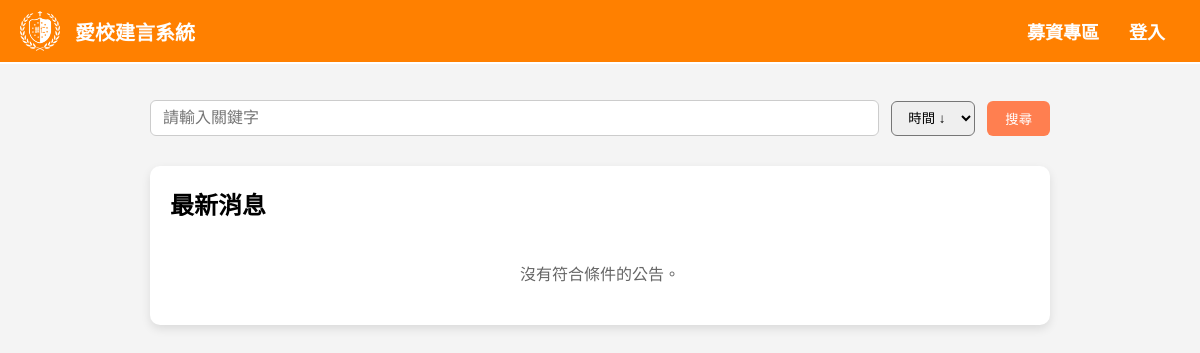
Before: / with the older database file.
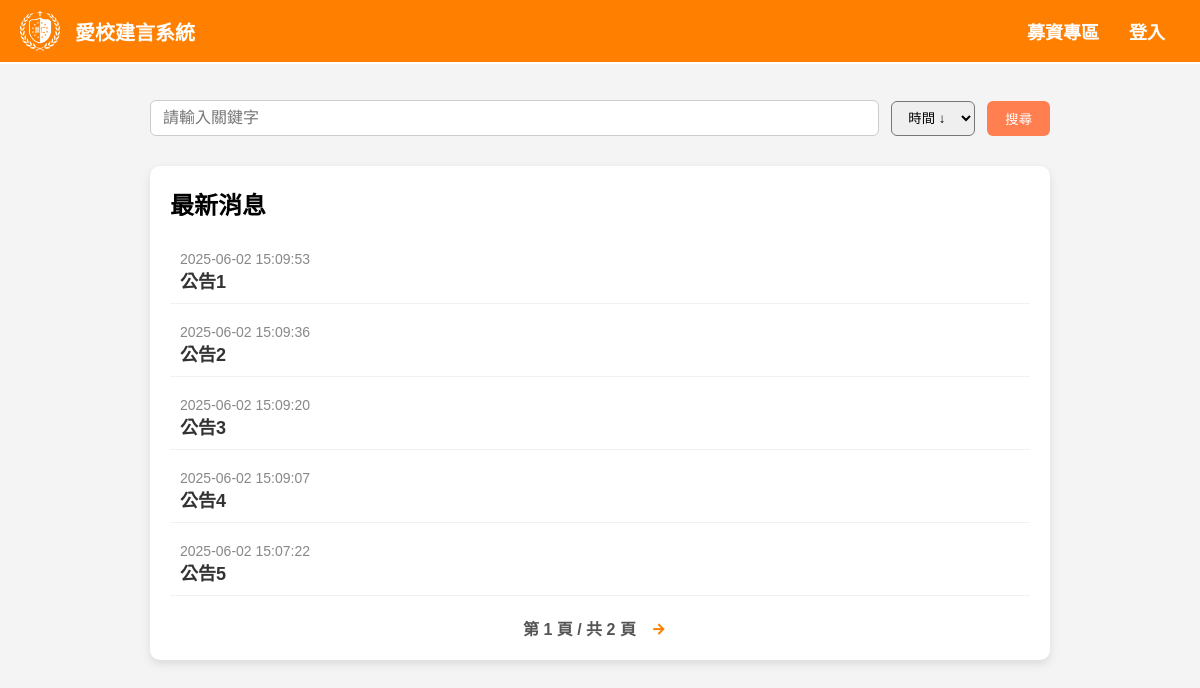
After: the same page with the newer database file.
### tables this page shows
CREATE TABLE `announcements` (
  `id` int(11) NOT NULL,
  `title` varchar(255) NOT NULL,
  `content` text NOT NULL,
  `date` datetime NOT NULL,
  `created_at` timestamp NOT NULL DEFAULT current_timestamp(),
  `accounts` int(50) NOT NULL
);

### index.php (the view, shortened to what this page needs)
<?php
include('header.php');
include('db.php');
$search_keyword = '';
$sort_order = 'DESC';
$per_page = 5;
$page = isset($_GET['page']) ? (int)$_GET['page'] : 1;
$start = ($page - 1) * $per_page;
$sql = "SELECT * FROM announcements WHERE title LIKE '%$search_keyword%' OR content LIKE '%$search_keyword%' ORDER BY date $sort_order LIMIT $start, $per_page";
$result = mysqli_query($conn, $sql);
$sql_count = "SELECT COUNT(*) AS total FROM announcements WHERE title LIKE '%$search_keyword%' OR content LIKE '%$search_keyword%'";
$total_result = mysqli_fetch_assoc(mysqli_query($conn, $sql_count));
$total_pages = ceil($total_result['total'] / $per_page);
?>
<!DOCTYPE html>
<html lang="zh-TW">
<head>
    <link rel="stylesheet" href="setting.css">
    <link href="https://cdn.jsdelivr.net/npm/remixicon@4.5.0/fonts/remixicon.css" rel="stylesheet" />
</head>
<body>
    <form id="search-form" method="GET" style="max-width:900px; margin: 20px auto 30px; display:flex; align-items:center; gap:12px;">
        <input type="text" name="search" value="<?= htmlspecialchars($search_keyword) ?>" placeholder="請輸入關鍵字"
            style="flex-grow:1; padding:8px 12px; font-size:1rem; border:1px solid #ccc; border-radius:6px;" />
        <select name="sort_order" onchange="this.form.submit()" style="padding:8px 12px; border-radius:6px;">
            <option value="DESC" <?= $sort_order === 'DESC' ? 'selected' : '' ?>>時間 ↓</option>
        </select>
        <button type="submit" style="padding:8px 18px; background:#ff7f50; color:white; border:none; border-radius:6px;">搜尋</button>
    </form>
    <div class="index_main-news" style="max-width:900px; margin:auto;">
        <div class="index_main-news-title">最新消息</div>
        <?php if ($result->num_rows > 0): ?>
            <?php while ($row = $result->fetch_assoc()): ?>
                <div class="index_main-news-mess">
                    <div class="index-mess-left" onclick="window.location.href='ann_post.php?id=<?= $row['id']; ?>'">
                        <div class="index_mess-date"><?= $row['date']; ?></div>
                        <div class="index_mess-title"><?= htmlspecialchars($row['title']); ?></div>
                    </div>
                </div>
            <?php endwhile; ?>
            <div class="mytopics_pagination">
                <span class="mytopics_page_info">第 <?= $page ?> 頁 / 共 <?= $total_pages ?> 頁</span>
                <?php if ($page < $total_pages): ?>
                    <a href="?page=<?= $page + 1 ?>&search=<?= urlencode($search_keyword) ?>&sort_order=<?= $sort_order ?>" class="mytopics_page_link"><i class="ri-arrow-right-line"></i></a>
                <?php endif; ?>
            </div>
            <?php else: ?>
                <div style="padding: 20px; text-align: center; color: #666;">沒有符合條件的公告。</div>
            <?php endif; ?>
        </div>
    </body>
</html>

Changed rows visible on the page:
added announcements: date "2025-06-02 15:09:53", title "公告1"
added announcements: date "2025-06-02 15:09:36", title "公告2"
added announcements: date "2025-06-02 15:09:20", title "公告3"
added announcements: date "2025-06-02 15:09:07", title "公告4"
added announcements: date "2025-06-02 15:07:22", title "公告5"
Other visible differences:
$page: (not shown) → "1"
$total_pages: (not shown) → "2"
text no longer shown: "沒有符合條件的公告。"
text now shown: "第 頁 / 共 頁"
